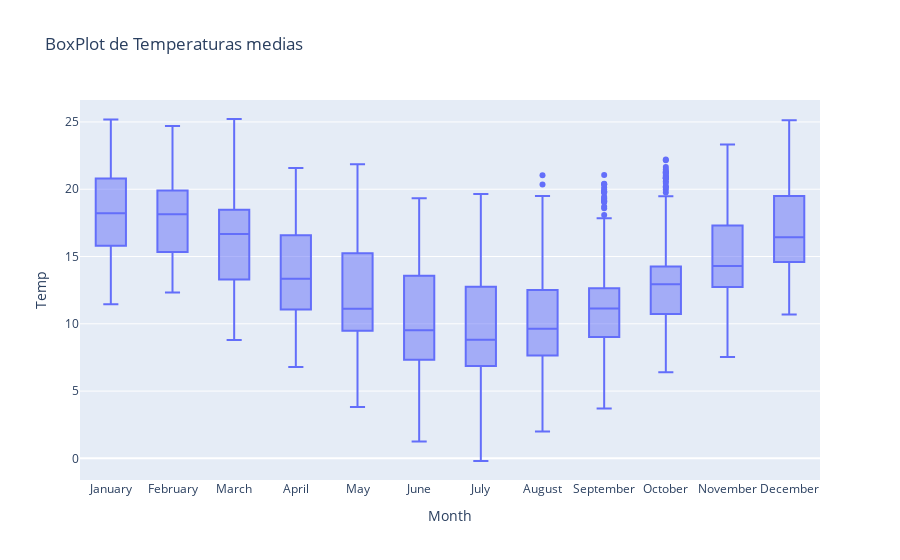

Notebook code for this chart:
### Markdown cell above
```
Puede apreciarse que los datos medidos en las estaciones de mayor altura tienden a corresponder a temperaturas más altas. También permite observar los vacíos en la captura de datos ya mencionados en la visualización anterior, notándose que los valores en estaciones de menor altura se ven más completos en el tiempo.
```

### Code cell
fig = px.box(data, x='Month', y='Temp', title='BoxPlot de Temperaturas medias',  category_orders={"Month": months})
fig.show()

### Figure 1 — Plotly figure (JSON) as saved in the notebook; plotly's stock layout.template omitted (floating-point values rounded to 4 significant figures; data arrays with more than 128 entries replaced by an {"elided": "..."} marker saying what was removed)
{"data": [{"alignmentgroup": "True", "hovertemplate": "Month=%{x}<br>Temp=%{y}<extra></extra>", "legendgroup": "", "marker": {"color": "#636efa"}, "name": "", "notched": false, "offsetgroup": "", "orientation": "v", "showlegend": false, "type": "box", "x": {"elided": "3387 str values"}, "x0": " ", "xaxis": "x", "y": {"elided": "3387 float values"}, "y0": " ", "yaxis": "y"}], "layout": {"boxmode": "group", "legend": {"tracegroupgap": 0}, "title": {"text": "BoxPlot de Temperaturas medias"}, "xaxis": {"anchor": "y", "categoryarray": ["January", "February", "March", "April", "May", "June", "July", "August", "September", "October", "November", "December"], "categoryorder": "array", "domain": [0, 1], "title": {"text": "Month"}}, "yaxis": {"anchor": "x", "domain": [0, 1], "title": {"text": "Temp"}}}}
